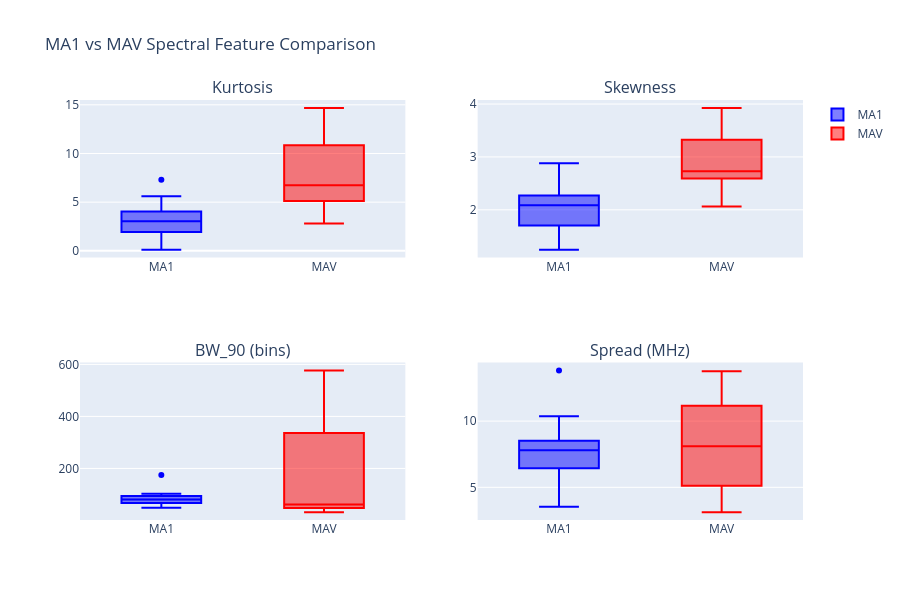

This figure's notebook cell:
### Markdown cell above
## 3. Drone Discrimination Analysis (MA1/MAV)

MA1 (OcuSync 1.0) and MAV (OcuSync 2.0) share similar RF characteristics, making them the hardest pair to classify.

This section computes spectral statistics to quantify their separability:
- **Spectral kurtosis**: Peakedness of the power distribution across frequency bins
- **Spectral skewness**: Asymmetry of the power distribution
- **BW_90**: Number of frequency bins containing 90% of signal energy

**Caveat on Cohen's d**: Effect sizes reported below should be interpreted with caution. Sample sizes are small (N~10 per group), and the standard thresholds (small=0.2, medium=0.5, large=0.8) are calibrated for larger samples. With N~10, confidence intervals around d are wide.

### Code cell
from scipy.stats import kurtosis, skew

ma1_mav_features = []

for drone in ['MA1', 'MAV']:
    files = df[(df['drone_code'] == drone) &
               (df['interference'] == 'CLEAN')]['file_path'][:10]

    for file_path in files:
        iq = data_loader.load_raw_iq(file_path)
        segments = preprocessing.segment_signal(iq, segment_ms=SEGMENT_MS)
        seg_norm = preprocessing.normalize(segments[0])
        freqs, psd = features.compute_psd(seg_norm)

        psd_norm = psd / np.sum(psd)
        centroid = np.sum(freqs * psd_norm)
        psd_db = 10 * np.log10(np.maximum(psd, 1e-10))
        psd_sorted = np.sort(psd)[::-1]
        cumsum = np.cumsum(psd_sorted) / np.sum(psd_sorted)

        ma1_mav_features.append({
            'drone': drone,
            'kurtosis': kurtosis(psd_db),
            'skewness': skew(psd_db),
            'bw_90_bins': np.searchsorted(cumsum, 0.9),
            'spread_mhz': np.sqrt(np.sum((freqs - centroid)**2 * psd_norm)) / 1e6
        })

ma1_mav_df = pd.DataFrame(ma1_mav_features)

results = []
for col in ['kurtosis', 'skewness', 'bw_90_bins', 'spread_mhz']:
    ma1 = ma1_mav_df[ma1_mav_df['drone'] == 'MA1'][col]
    mav = ma1_mav_df[ma1_mav_df['drone'] == 'MAV'][col]
    pooled_std = np.sqrt((ma1.std()**2 + mav.std()**2) / 2)
    d = abs(ma1.mean() - mav.mean()) / pooled_std if pooled_std > 0 else 0
    results.append({'feature': col, 'MA1_mean': ma1.mean(), 'MAV_mean': mav.mean(), 'cohens_d': d})

results_df = pd.DataFrame(results)
print("=== MA1 vs MAV: Cohen's d (N~10 per group) ===")
print(results_df.to_string(index=False))
print("\nKurtosis (d=1.31) and skewness (d=1.45) show large effect sizes,")
print("but with N~10 per group, confidence intervals are wide.")
print("Standard spectral statistics alone are insufficient to reliably separate MA1 from MAV.")

fig = make_subplots(rows=2, cols=2, subplot_titles=['Kurtosis', 'Skewness', 'BW_90 (bins)', 'Spread (MHz)'])
for i, col in enumerate(['kurtosis', 'skewness', 'bw_90_bins', 'spread_mhz']):
    row, col_idx = i // 2 + 1, i % 2 + 1
    for drone, color in [('MA1', 'blue'), ('MAV', 'red')]:
        vals = ma1_mav_df[ma1_mav_df['drone'] == drone][col]
        fig.add_trace(go.Box(y=vals, name=drone, marker_color=color, showlegend=(i==0)),
                      row=row, col=col_idx)
fig.update_layout(height=600, title="MA1 vs MAV Spectral Feature Comparison")
save_figure(fig, "ma1_mav_discrimination_features")
fig.show()

### Figure 1 — Plotly figure (JSON) as saved in the notebook; plotly's stock layout.template omitted (floating-point values rounded to 4 significant figures)
{"data": [{"marker": {"color": "blue"}, "name": "MA1", "showlegend": true, "type": "box", "xaxis": "x", "y": [2.691, 2.501, 4.033, 5.62, 7.303, 3.804, 3.379, 1.926, 0.1244, 1.85], "yaxis": "y"}, {"marker": {"color": "red"}, "name": "MAV", "showlegend": true, "type": "box", "xaxis": "x", "y": [14.69, 5.536, 6.397, 5.122, 7.056, 7.176, 13.81, 10.84, 2.802, 2.847], "yaxis": "y"}, {"marker": {"color": "blue"}, "name": "MA1", "showlegend": false, "type": "box", "xaxis": "x2", "y": [2.077, 2.033, 2.115, 2.613, 2.878, 2.271, 2.093, 1.702, 1.247, 1.69], "yaxis": "y2"}, {"marker": {"color": "red"}, "name": "MAV", "showlegend": false, "type": "box", "xaxis": "x2", "y": [3.928, 2.634, 2.776, 2.592, 2.931, 2.68, 3.531, 3.325, 2.071, 2.061], "yaxis": "y2"}, {"marker": {"color": "blue"}, "name": "MA1", "showlegend": false, "type": "box", "xaxis": "x3", "y": [85, 94, 49, 60, 68, 76, 89, 67, 175, 103], "yaxis": "y3"}, {"marker": {"color": "red"}, "name": "MAV", "showlegend": false, "type": "box", "xaxis": "x3", "y": [32, 56, 48, 66, 55, 577, 485, 46, 101, 336], "yaxis": "y3"}, {"marker": {"color": "blue"}, "name": "MA1", "showlegend": false, "type": "box", "xaxis": "x4", "y": [3.534, 6.445, 10.37, 5.638, 7.973, 13.83, 7.467, 8.074, 7.618, 8.515], "yaxis": "y4"}, {"marker": {"color": "red"}, "name": "MAV", "showlegend": false, "type": "box", "xaxis": "x4", "y": [3.128, 11.16, 7.165, 4.802, 5.111, 13.77, 11.24, 8.184, 8.031, 10.61], "yaxis": "y4"}], "layout": {"annotations": [{"font": {"size": 16}, "showarrow": false, "text": "Kurtosis", "x": 0.225, "xanchor": "center", "xref": "paper", "y": 1, "yanchor": "bottom", "yref": "paper"}, {"font": {"size": 16}, "showarrow": false, "text": "Skewness", "x": 0.775, "xanchor": "center", "xref": "paper", "y": 1, "yanchor": "bottom", "yref": "paper"}, {"font": {"size": 16}, "showarrow": false, "text": "BW_90 (bins)", "x": 0.225, "xanchor": "center", "xref": "paper", "y": 0.375, "yanchor": "bottom", "yref": "paper"}, {"font": {"size": 16}, "showarrow": false, "text": "Spread (MHz)", "x": 0.775, "xanchor": "center", "xref": "paper", "y": 0.375, "yanchor": "bottom", "yref": "paper"}], "height": 600, "title": {"text": "MA1 vs MAV Spectral Feature Comparison"}, "xaxis": {"anchor": "y", "domain": [0, 0.45]}, "xaxis2": {"anchor": "y2", "domain": [0.55, 1]}, "xaxis3": {"anchor": "y3", "domain": [0, 0.45]}, "xaxis4": {"anchor": "y4", "domain": [0.55, 1]}, "yaxis": {"anchor": "x", "domain": [0.625, 1]}, "yaxis2": {"anchor": "x2", "domain": [0.625, 1]}, "yaxis3": {"anchor": "x3", "domain": [0, 0.375]}, "yaxis4": {"anchor": "x4", "domain": [0, 0.375]}}}
